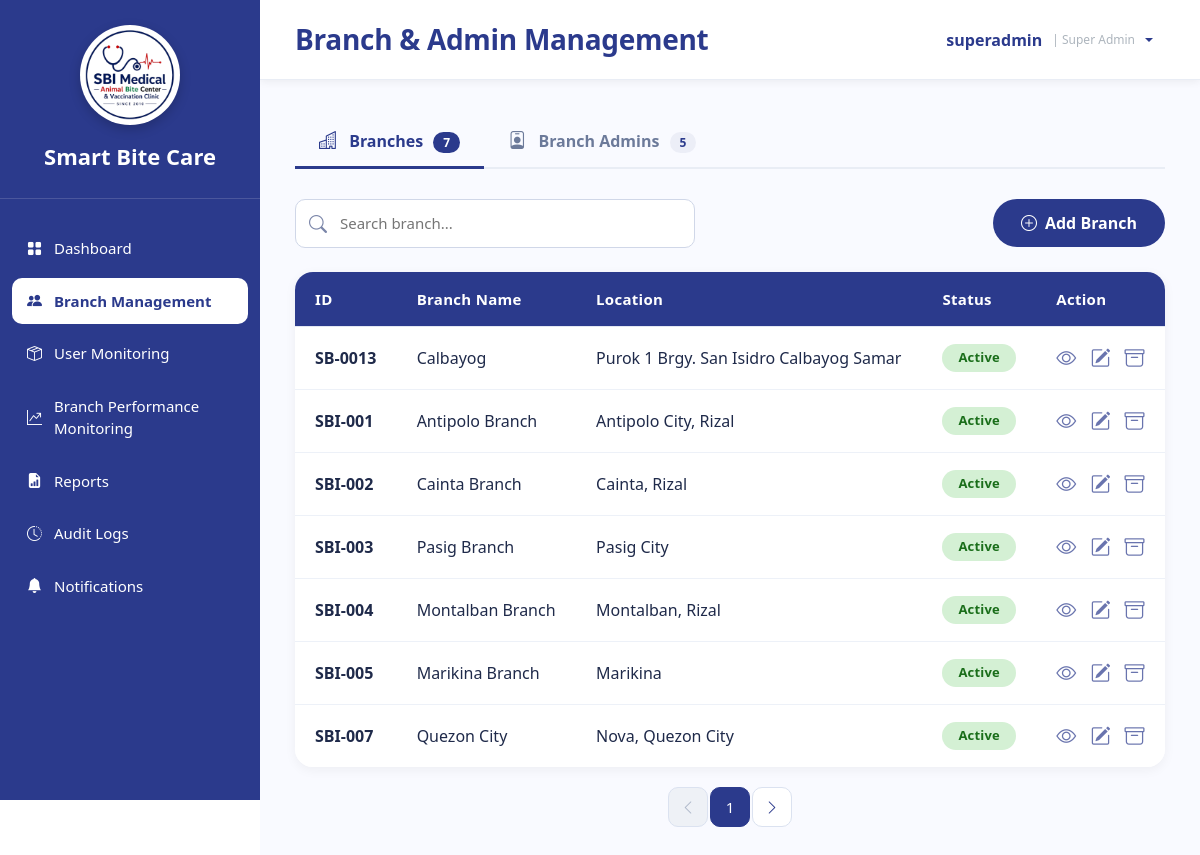
Before: /SuperAdmin_CombinedManagement.php (signed in) with the older database file.
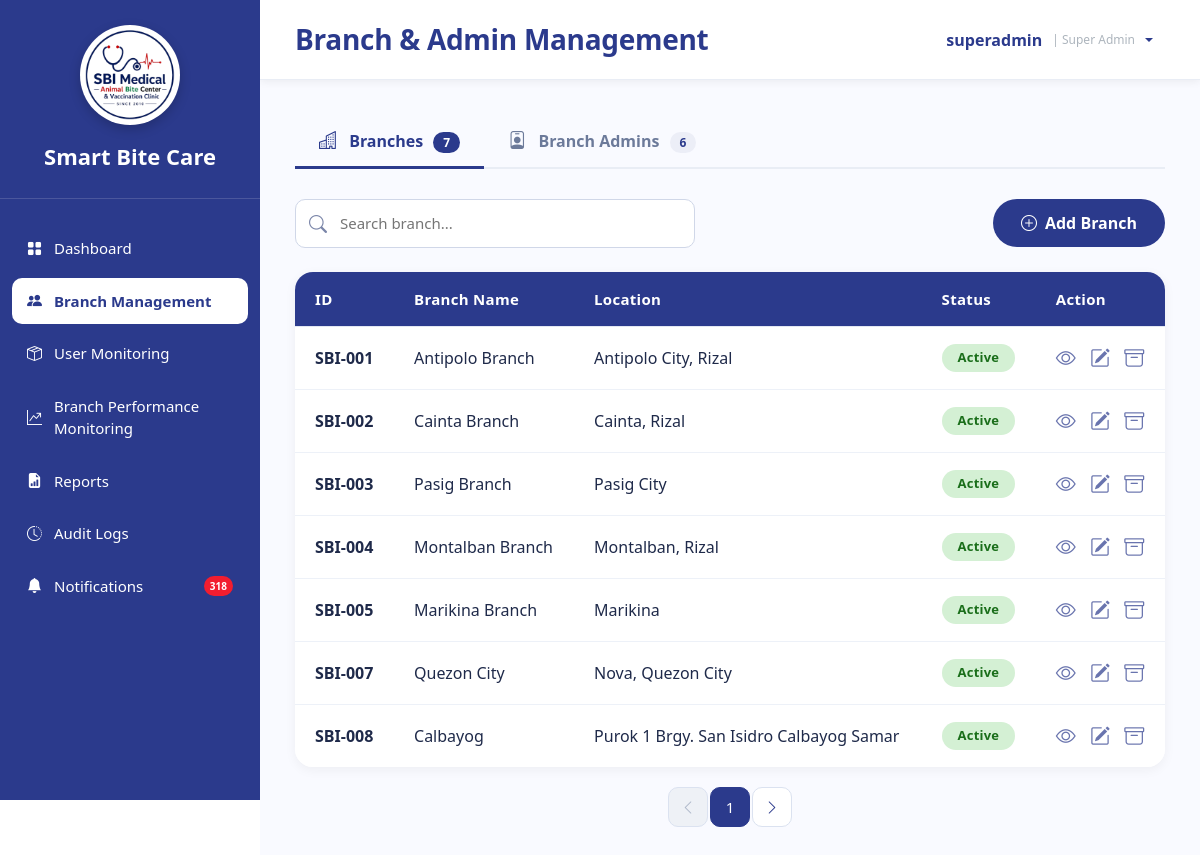
After: the same page with the newer database file.
### tables this page shows
CREATE TABLE `branches` (
  `branch_id` varchar(10) NOT NULL,
  `branch_name` varchar(150) NOT NULL,
  `branch_address` text DEFAULT NULL,
  `contact_number` varchar(30) DEFAULT NULL,
  `email` varchar(150) DEFAULT NULL,
  `status` enum('Active','Inactive') DEFAULT 'Active',
  `created_at` timestamp NOT NULL DEFAULT current_timestamp()
);

### sources/notification_helper.php (called while the page is built, shortened)
<?php
function getUnreadNotificationCount($conn, $user_id)
{
    $query = "
        SELECT COUNT(*) AS unread_count
        FROM notifications
        WHERE user_id = ?
          AND is_read = 0
    ";
    $stmt = $conn->prepare($query);
    $stmt->bind_param("i", $user_id);
    $stmt->execute();
    $result = $stmt->get_result();
    $row = $result->fetch_assoc();
    return (int)($row['unread_count'] ?? 0);
}

### SuperAdmin_CombinedManagement.php (the view, shortened to what the changed rows need)
<?php
require_once __DIR__ . '/sources/db_connect.php';
require_once 'sources/notification_helper.php';
$user_id = (int)$_SESSION['user_id'];
$notification_count = getUnreadNotificationCount($conn, $user_id);
$active_tab = isset($_GET['tab']) ? $_GET['tab'] : 'branches';
$sql = "SELECT * FROM branches ORDER BY branch_id";
$result = $conn->query($sql);
$admins = [];
$admin_sql = "SELECT u.user_id, u.username, u.email, u.status, u.created_at,
        b.branch_id, b.branch_name
        FROM users u
        LEFT JOIN branches b ON u.branch_id = b.branch_id
        WHERE u.role_id = 2
          AND u.status = 'Active'";
$admin_sql .= " ORDER BY u.created_at DESC";
$admin_stmt = $conn->prepare($admin_sql);
$admin_stmt->execute();
$admin_result = $admin_stmt->get_result();
while ($row = $admin_result->fetch_assoc()) {
    $admins[] = $row;
}
?>
<!DOCTYPE html>
<html lang="en">
<head>
    <link href="https://cdn.jsdelivr.net/npm/bootstrap@5.3.3/dist/css/bootstrap.min.css" rel="stylesheet" />
    <link rel="stylesheet" href="https://cdn.jsdelivr.net/npm/bootstrap-icons@1.11.3/font/bootstrap-icons.min.css" />
    <link rel="stylesheet" href="sidebar.css" />
</head>
<body>
<div class="sidebar">
    <nav class="nav-menu">
        <ul>
            <li><a href="SuperAdmin_Notifications.php" class="notification-link">
                <i class="bi bi-bell-fill"></i><span>Notifications</span>
                <?php if ($notification_count > 0): ?>
                    <span class="notification-badge"><?php echo $notification_count; ?></span>
                <?php endif; ?>
            </a></li>
        </ul>
    </nav>
</div>
<div class="main">
    <div class="content">
        <ul class="nav nav-tabs-custom" id="managementTabs" role="tablist">
            <li class="nav-item" role="presentation">
                <a class="nav-link <?php echo $active_tab === 'admins' ? 'active' : ''; ?>"
                   id="admins-tab" data-bs-toggle="tab" data-bs-target="#admins-pane"
                   type="button" role="tab" aria-controls="admins-pane"
                   aria-selected="<?php echo $active_tab === 'admins' ? 'true' : 'false'; ?>"
                   href="?tab=admins">
                    <i class="bi bi-person-badge"></i> Branch Admins
                    <span class="badge-tab"><?php echo count($admins); ?></span>
                </a>
            </li>
        </ul>
        <div class="tab-content">
            <div class="tab-pane fade <?php echo $active_tab === 'branches' ? 'show active' : ''; ?>"
                 id="branches-pane" role="tabpanel" aria-labelledby="branches-tab">
                <div class="table-wrap">
                    <table class="table table-hover align-middle" id="branchTable">
                        <thead>
                            <tr>
                                <th>ID</th>
                                <th>Branch Name</th>
                                <th>Location</th>
                                <th>Status</th>
                                <th>Action</th>
                            </tr>
                        </thead>
                        <tbody>
                            <?php if ($result && $result->num_rows > 0): ?>
                                <?php while ($row = $result->fetch_assoc()): ?>
                                    <tr>
                                        <td><strong><?php echo htmlspecialchars($row['branch_id']); ?></strong></td>
                                        <td><?php echo htmlspecialchars($row['branch_name']); ?></td>
                                        <td><?php echo htmlspecialchars($row['branch_address']); ?></td>
                                        <td>
                                            <span class="status-badge <?php echo strtolower($row['status']) === 'inactive' ? 'inactive' : ''; ?>">
                                                <?php echo htmlspecialchars($row['status']); ?>
                                            </span>
                                        </td>
                                        <td class="action-icons">
                                            <i class="bi bi-eye" title="View" onclick="viewBranch('<?php echo $row['branch_id']; ?>')"></i>
                                            <i class="bi bi-pencil-square" title="Edit" onclick="editBranch('<?php echo $row['branch_id']; ?>')"></i>
                                            <i class="bi bi-archive" title="Archive" onclick="archiveBranch('<?php echo $row['branch_id']; ?>')"></i>
                                        </td>
                                    </tr>
                                <?php endwhile; ?>
                            <?php endif; ?>
                        </tbody>
                    </table>
                </div>
            </div>
        </div>
    </div>
</div>
</body>
</html>

Changed rows visible on the page:
removed branches: branch_id "SB-0013", branch_name "Calbayog", branch_address "Purok 1 Brgy. San Isidro Calbayog Samar", status "Active"
added branches: branch_id "SBI-008", branch_name "Calbayog", branch_address "Purok 1 Brgy. San Isidro Calbayog Samar", status "Active"
Other visible differences:
$notification_count: (not shown) → "318"
count($admins): "5" → "6"
